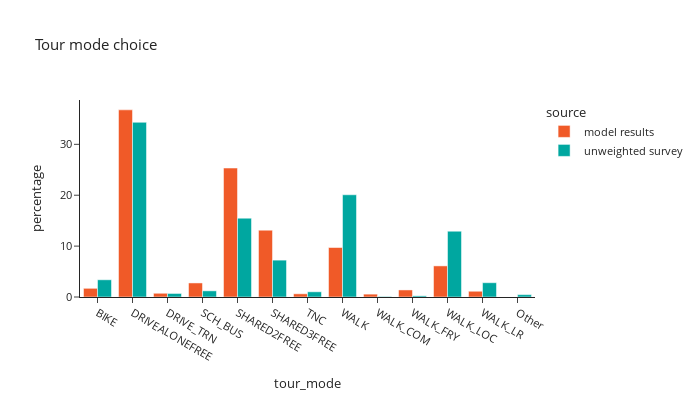

Here is the notebook cell this chart was saved with:
### Markdown cell above
## Total tour mode choice

### Code cell
df_plot = tour_mode_data.groupby(['source','tour_mode'])['hh_weight_2017_2019'].sum().reset_index()
df_plot['percentage'] = df_plot.groupby(['source'], group_keys=False)['hh_weight_2017_2019']. \
    apply(lambda x: 100 * x / float(x.sum()))

fig = px.bar(df_plot, x="tour_mode", y="percentage", color="source",barmode="group", template="simple_white",
             color_discrete_sequence=config['psrc_color'],
             title="Tour mode choice")
fig.for_each_annotation(lambda a: a.update(text = a.text.split("=")[-1]))
fig.update_layout(height=400, width=700, font=dict(size=11))
fig.show()

### Figure 1 — Plotly figure (JSON) as saved in the notebook; plotly's stock layout.template omitted (floating-point values rounded to 4 significant figures)
{"data": [{"alignmentgroup": "True", "hovertemplate": "source=model results<br>tour_mode=%{x}<br>percentage=%{y}<extra></extra>", "legendgroup": "model results", "marker": {"color": "#F05A28", "pattern": {"shape": ""}}, "name": "model results", "offsetgroup": "model results", "orientation": "v", "showlegend": true, "textposition": "auto", "type": "bar", "x": ["BIKE", "DRIVEALONEFREE", "DRIVE_TRN", "SCH_BUS", "SHARED2FREE", "SHARED3FREE", "TNC", "WALK", "WALK_COM", "WALK_FRY", "WALK_LOC", "WALK_LR"], "xaxis": "x", "y": [1.706, 36.78, 0.7323, 2.76, 25.34, 13.14, 0.6297, 9.726, 0.5627, 1.385, 6.114, 1.129], "yaxis": "y"}, {"alignmentgroup": "True", "hovertemplate": "source=unweighted survey<br>tour_mode=%{x}<br>percentage=%{y}<extra></extra>", "legendgroup": "unweighted survey", "marker": {"color": "#00A7A0", "pattern": {"shape": ""}}, "name": "unweighted survey", "offsetgroup": "unweighted survey", "orientation": "v", "showlegend": true, "textposition": "auto", "type": "bar", "x": ["BIKE", "DRIVEALONEFREE", "DRIVE_TRN", "Other", "SCH_BUS", "SHARED2FREE", "SHARED3FREE", "TNC", "WALK", "WALK_COM", "WALK_FRY", "WALK_LOC", "WALK_LR"], "xaxis": "x", "y": [3.384, 34.33, 0.6947, 0.4665, 1.211, 15.49, 7.245, 1.022, 20.09, 0.09925, 0.2283, 12.93, 2.809], "yaxis": "y"}], "layout": {"barmode": "group", "font": {"size": 11}, "height": 400, "legend": {"title": {"text": "source"}, "tracegroupgap": 0}, "title": {"text": "Tour mode choice"}, "width": 700, "xaxis": {"anchor": "y", "domain": [0.0, 1.0], "title": {"text": "tour_mode"}}, "yaxis": {"anchor": "x", "domain": [0.0, 1.0], "title": {"text": "percentage"}}}}
